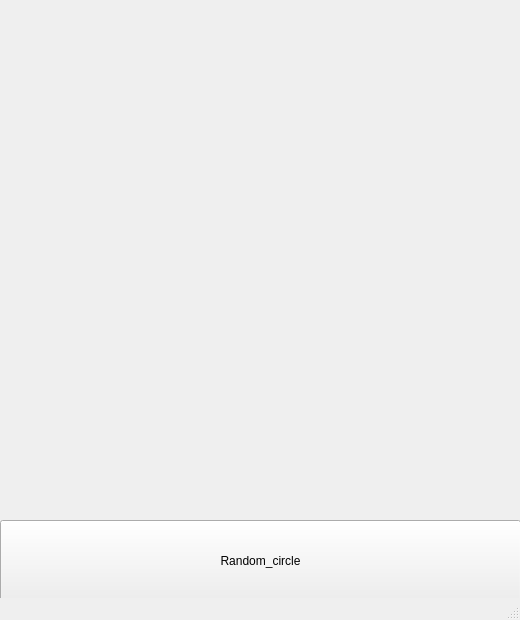
<?xml version="1.0" encoding="UTF-8"?>
<ui version="4.0">
 <class>MainWindow</class>
 <widget class="QMainWindow" name="MainWindow">
  <property name="geometry">
   <rect>
    <x>0</x>
    <y>0</y>
    <width>520</width>
    <height>620</height>
   </rect>
  </property>
  <property name="windowTitle">
   <string>MainWindow</string>
  </property>
  <widget class="QWidget" name="centralwidget">
   <widget class="QPushButton" name="circle_btn">
    <property name="geometry">
     <rect>
      <x>0</x>
      <y>520</y>
      <width>521</width>
      <height>81</height>
     </rect>
    </property>
    <property name="text">
     <string>Random_circle</string>
    </property>
   </widget>
  </widget>
  <widget class="QStatusBar" name="statusbar"/>
 </widget>
 <resources/>
 <connections/>
</ui>
